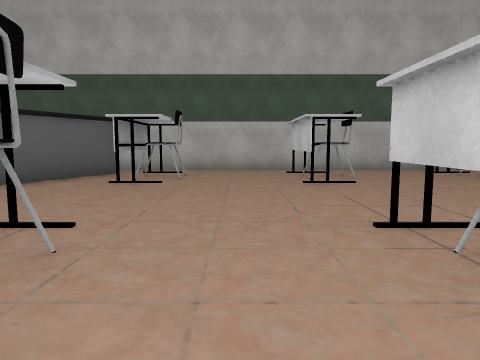
[1] (above)

12 first-person views from a walk through a scene from a Unity 3-D project. The camera is 1.4 m above the floor, tilts 6° down and sees 70° across. The floor is counted in squares, 2 m on a side. Each view is taken from the middle of a square. On the plan, view 1 faces up. The plan holds only what a view shows up to about 11 squares ahead; the rest is blank. The place goes on beyond the plan. The player character is not drawn. Some animated figures are left out. Some surface patterns are stand-ins.

[2]
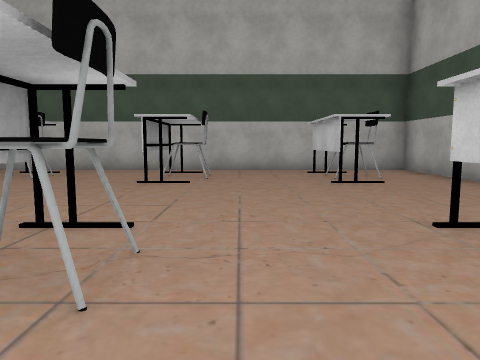

[3]
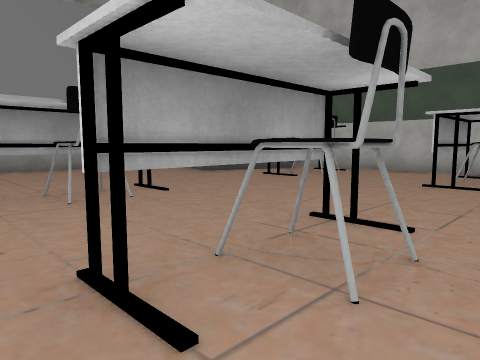

[4]
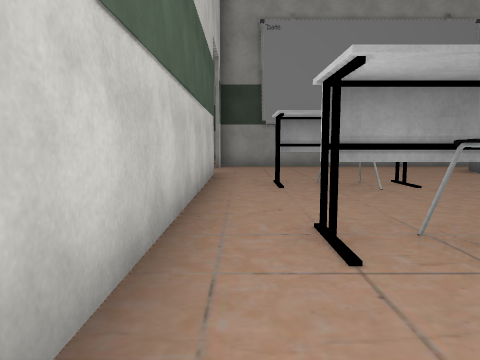

[5]
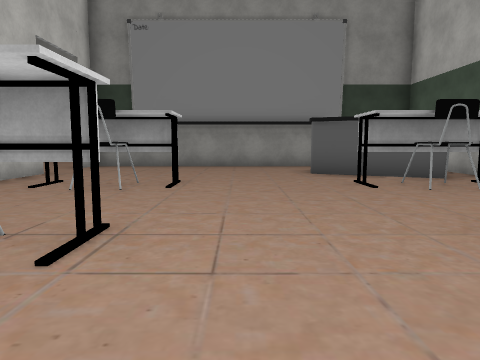

[6]
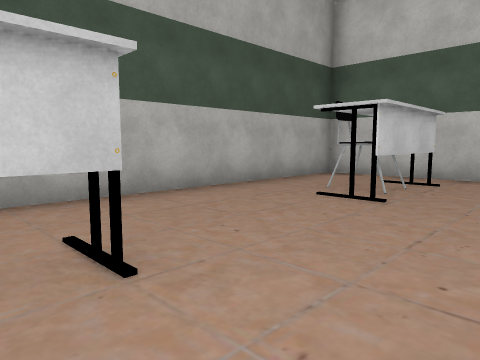

[7]
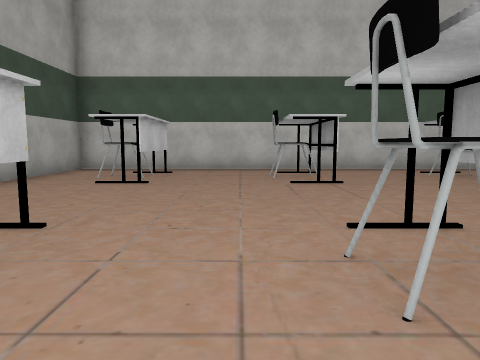

[8]
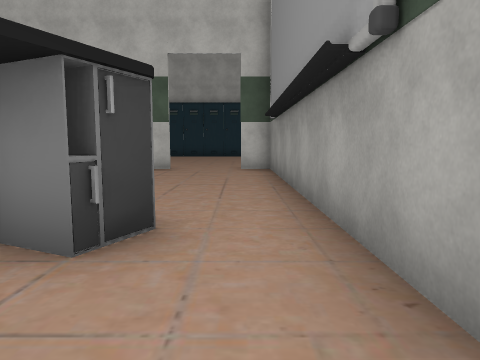

[9]
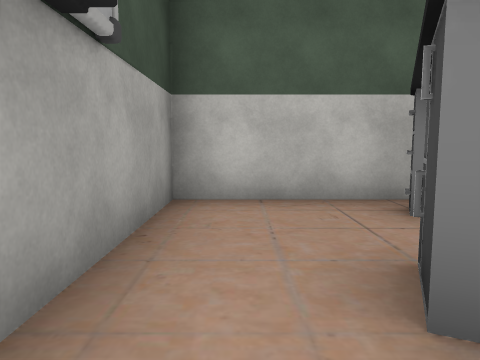

[10]
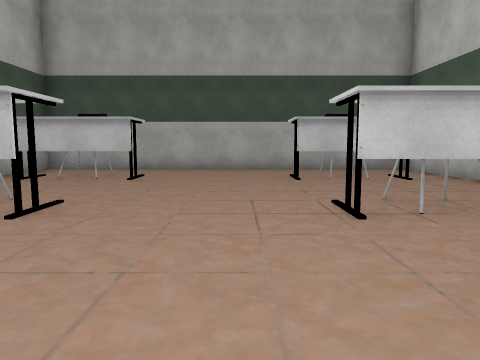

[11]
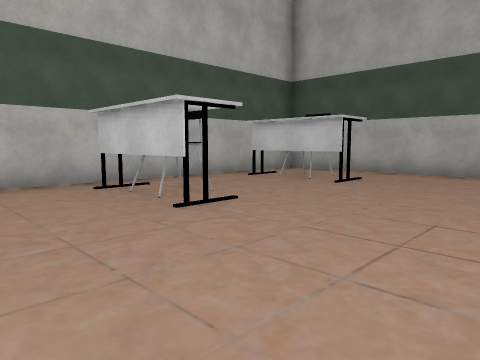

[12]
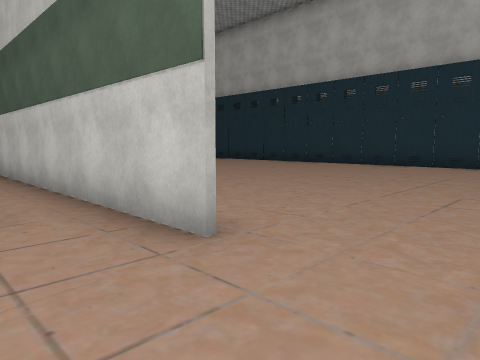

### Floor plan
Key: @ floor where view 1 was taken; # wall or solid block; . floor; T thing the floor can be seen under or through; O other object.
Columns run from 7 left of view 1 to 8 right of it. Each row starts with its distance up from view 1.
 10 ################
  9 #..............#
  8 #..###..#...T..#
  7 #.####O..O..TO.#
  6 #.##....#......#
  5 #..............#
  4 #..............#
  3 #.......#......#
  2 #....TO..O..#O.#
  1 #....T...#..#..#
  0 #......@.......#
 -1 #..#############
 -2 ......
 -3   .....
 -4   ......
 -5   .......
 -6   .......
 -7   .......
 -8    .....
 -9    ....
-10    ...O
-11    OOO

Where each view was taken, in squares from view 1:
view 1: 0 up, 0 right, facing up
view 2: 0 up, 3 right, facing up
view 3: 0 up, 3 right, facing up-left
view 4: 0 up, 4 right, facing left
view 5: 4 up, 4 right, facing left
view 6: 7 up, 3 right, facing down-right
view 7: 9 up, 3 right, facing down
view 8: 9 up, 6 left, facing down
view 9: 5 up, 6 left, facing up
view 10: 4 up, 2 left, facing right
view 11: 3 up, 1 left, facing up-right
view 12: 1 up, 6 left, facing down-right
